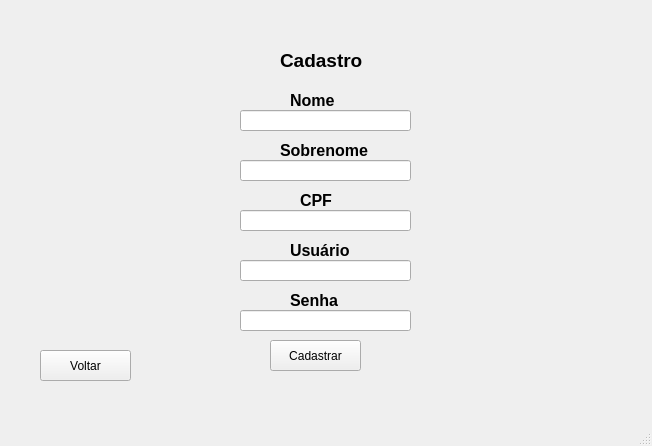
<?xml version="1.0" encoding="UTF-8"?>
<ui version="4.0">
 <class>MainWindow</class>
 <widget class="QMainWindow" name="MainWindow">
  <property name="geometry">
   <rect>
    <x>0</x>
    <y>0</y>
    <width>652</width>
    <height>446</height>
   </rect>
  </property>
  <property name="cursor">
   <cursorShape>ArrowCursor</cursorShape>
  </property>
  <property name="windowTitle">
   <string>MainWindow</string>
  </property>
  <widget class="QWidget" name="centralwidget">
   <widget class="QLabel" name="labelCadastro">
    <property name="geometry">
     <rect>
      <x>280</x>
      <y>40</y>
      <width>91</width>
      <height>41</height>
     </rect>
    </property>
    <property name="font">
     <font>
      <pointsize>14</pointsize>
      <weight>75</weight>
      <bold>true</bold>
     </font>
    </property>
    <property name="text">
     <string>Cadastro</string>
    </property>
   </widget>
   <widget class="QLabel" name="labelCPF">
    <property name="geometry">
     <rect>
      <x>300</x>
      <y>180</y>
      <width>61</width>
      <height>41</height>
     </rect>
    </property>
    <property name="font">
     <font>
      <pointsize>12</pointsize>
      <weight>75</weight>
      <bold>true</bold>
     </font>
    </property>
    <property name="text">
     <string>CPF</string>
    </property>
   </widget>
   <widget class="QLabel" name="labelUser">
    <property name="geometry">
     <rect>
      <x>290</x>
      <y>230</y>
      <width>61</width>
      <height>41</height>
     </rect>
    </property>
    <property name="font">
     <font>
      <pointsize>12</pointsize>
      <weight>75</weight>
      <bold>true</bold>
     </font>
    </property>
    <property name="text">
     <string>Usuário</string>
    </property>
   </widget>
   <widget class="QLineEdit" name="lineEditNome">
    <property name="geometry">
     <rect>
      <x>240</x>
      <y>110</y>
      <width>171</width>
      <height>21</height>
     </rect>
    </property>
   </widget>
   <widget class="QLineEdit" name="lineEditSobrenome">
    <property name="geometry">
     <rect>
      <x>240</x>
      <y>160</y>
      <width>171</width>
      <height>21</height>
     </rect>
    </property>
   </widget>
   <widget class="QLineEdit" name="lineEditCPF">
    <property name="geometry">
     <rect>
      <x>240</x>
      <y>210</y>
      <width>171</width>
      <height>21</height>
     </rect>
    </property>
   </widget>
   <widget class="QLabel" name="labelSobrenome">
    <property name="geometry">
     <rect>
      <x>280</x>
      <y>130</y>
      <width>101</width>
      <height>41</height>
     </rect>
    </property>
    <property name="font">
     <font>
      <pointsize>12</pointsize>
      <weight>75</weight>
      <bold>true</bold>
     </font>
    </property>
    <property name="text">
     <string>Sobrenome</string>
    </property>
   </widget>
   <widget class="QLineEdit" name="lineEditUser">
    <property name="geometry">
     <rect>
      <x>240</x>
      <y>260</y>
      <width>171</width>
      <height>21</height>
     </rect>
    </property>
   </widget>
   <widget class="QLabel" name="labelNome">
    <property name="geometry">
     <rect>
      <x>290</x>
      <y>80</y>
      <width>61</width>
      <height>41</height>
     </rect>
    </property>
    <property name="font">
     <font>
      <pointsize>12</pointsize>
      <weight>75</weight>
      <bold>true</bold>
     </font>
    </property>
    <property name="text">
     <string>Nome</string>
    </property>
   </widget>
   <widget class="QLabel" name="labelSenha">
    <property name="geometry">
     <rect>
      <x>290</x>
      <y>280</y>
      <width>61</width>
      <height>41</height>
     </rect>
    </property>
    <property name="font">
     <font>
      <pointsize>12</pointsize>
      <weight>75</weight>
      <bold>true</bold>
     </font>
    </property>
    <property name="text">
     <string>Senha</string>
    </property>
   </widget>
   <widget class="QLineEdit" name="lineEditSenha">
    <property name="geometry">
     <rect>
      <x>240</x>
      <y>310</y>
      <width>171</width>
      <height>21</height>
     </rect>
    </property>
   </widget>
   <widget class="QPushButton" name="btnCadastrar">
    <property name="geometry">
     <rect>
      <x>270</x>
      <y>340</y>
      <width>91</width>
      <height>31</height>
     </rect>
    </property>
    <property name="cursor">
     <cursorShape>PointingHandCursor</cursorShape>
    </property>
    <property name="text">
     <string>Cadastrar</string>
    </property>
   </widget>
   <widget class="QPushButton" name="btnVoltar">
    <property name="geometry">
     <rect>
      <x>40</x>
      <y>350</y>
      <width>91</width>
      <height>31</height>
     </rect>
    </property>
    <property name="cursor">
     <cursorShape>PointingHandCursor</cursorShape>
    </property>
    <property name="text">
     <string>Voltar</string>
    </property>
   </widget>
  </widget>
  <widget class="QMenuBar" name="menubar">
   <property name="geometry">
    <rect>
     <x>0</x>
     <y>0</y>
     <width>652</width>
     <height>21</height>
    </rect>
   </property>
  </widget>
  <widget class="QStatusBar" name="statusbar"/>
 </widget>
 <resources/>
 <connections/>
</ui>
